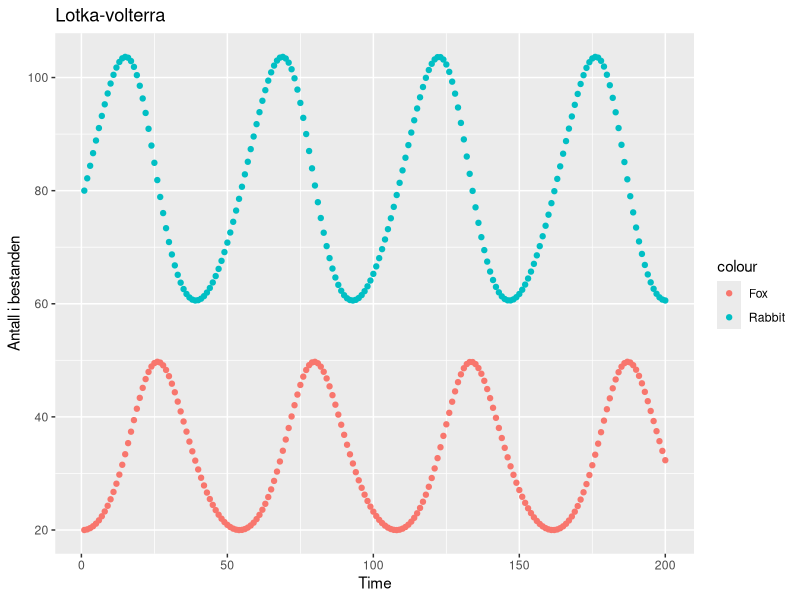

R code for this plot:

library(tidyverse)
T = 200
R_v = c()
F_v = c()
R_1 = 80
F_1 = 20
a = 0.07
b = 0.002
c = 0.2
d = 0.0025
T_v = c(1)

R_v = c(R_v,R_1)
F_v = c(F_v,F_1)

for (i in 2:T){ 
  R_new = (1+a)*(R_v[length(R_v)] - b*R_v[length(R_v)]*F_v[length(F_v)])
  R_v = c(R_v,R_new)
  F_new = (1-c)*F_v[length(F_v)] + d*R_v[length(R_v)] *F_v[length(F_v)]
  F_v = c(F_v,F_new)
  T_v = c(T_v,i)
}

lv = data.frame(Tid = T_v,Fox  = F_v , Rabbit = R_v)
ggplot(lv) + geom_point(aes(x = Tid, y = Fox, color = "Fox")) + geom_point(aes(x = Tid, y = Rabbit,color = "Rabbit")) + labs(x = "Time", y = "Antall i bestanden", title = "Lotka-volterra")
